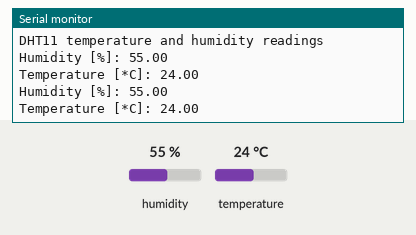
Bench run of a sketch on a simulated ESP8266 (NodeMCU). On the bench: the last lines printed to the serial monitor. The inputs (shaded band) are chosen by the test bench; at power-on: humidity 55 %, temperature 24 °C.

Above: at 4.8 s.
4.9 s: humidity set to 22 %
At 8.7 s:
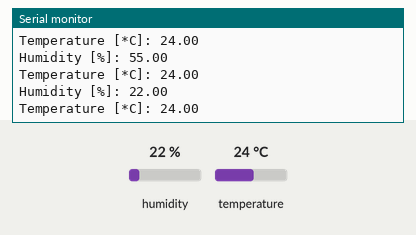
9.9 s: temperature set to 12 °C
At 12.6 s:
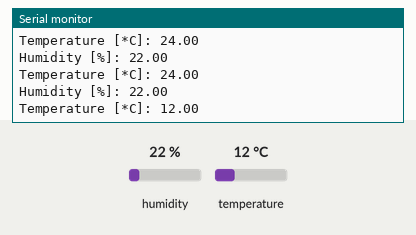
14.9 s: humidity set to 40 %
At 16.5 s:
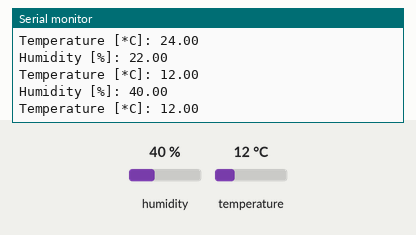
Timing chart, 0 to 18.0 s (numbered marks = the images above; inputs shaded):
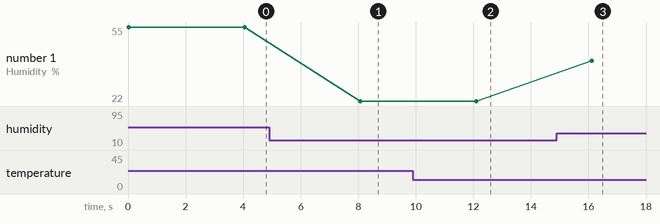

The sketch:

dht11.ino
```cpp
// (licence header left out)
#include "DHT.h"

#define DHTPIN D2  // digital pin we're connecting to
#define DHTTYPE DHT11  // sensor type

DHT dht(DHTPIN, DHTTYPE);  // initialize senor

void setup()
{
  Serial.begin(9600);
  Serial.println("DHT11 temperature and humidity readings");

  dht.begin();
}

void loop()
{
  float h = dht.readHumidity();
  float t = dht.readTemperature();

  // humidity readings
  if(!isnan(h))
  {
    Serial.print("Humidity [%]: ");
    Serial.println(h);
  }
  else
  {
    Serial.println("Failed to read humidity!");
  }

  // temperature readings
  if(!isnan(t))
  {
    Serial.print("Temperature [*C]: ");
    Serial.println(t);
  }
  else
  {
    Serial.println("Failed to read temperature!");
  }
  Serial.println();
  delay(4000);  // delay 4 seconds before next reading
}
```

Measured:
- after the input at 4.9 s, the serial monitor: prints a new line after 3.2 s (image 1)
- after the input at 9.9 s, the serial monitor: prints a new line after 2.2 s (image 2)
- after the input at 14.9 s, the serial monitor: prints a new line after 1.2 s (image 3)
- plotted number 1: 55 → 22 after the input at 4.9 s, 22 → 40 after the input at 14.9 s
